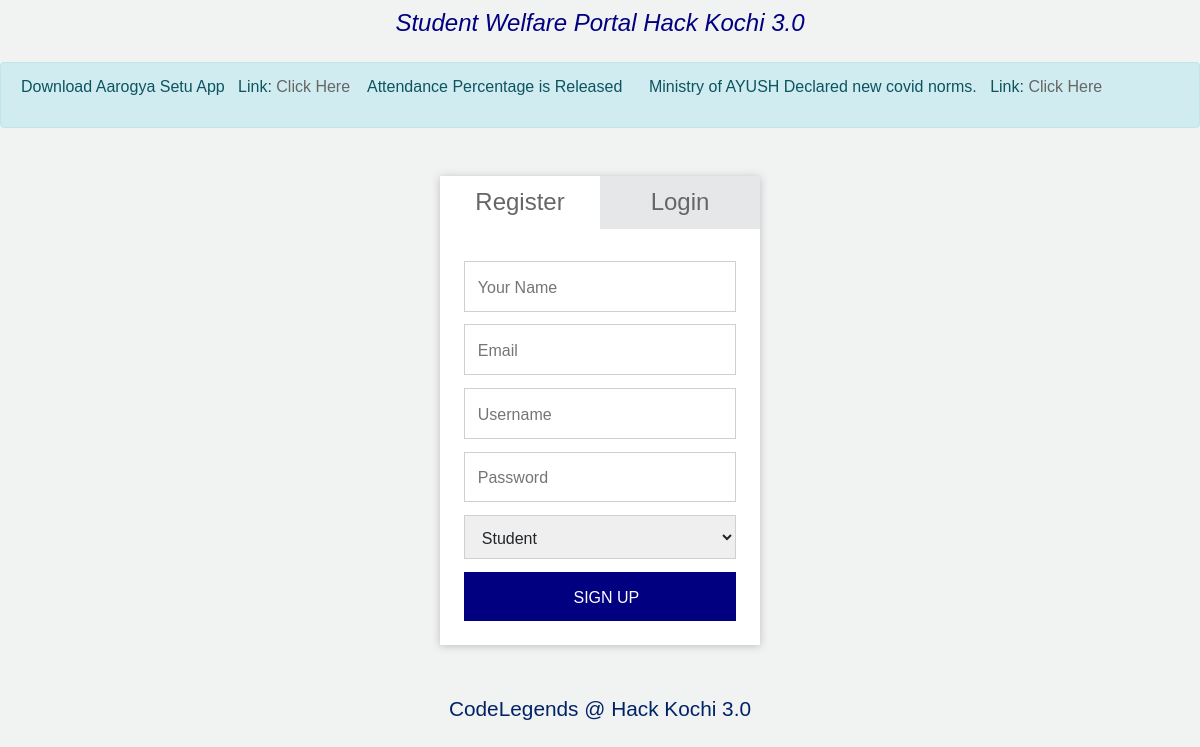
The page / on the database its author committed.
### base/models.py (models this page shows)
class SiteAnnouncement(models.Model):
    message = models.CharField(max_length=500)
    link_exist = models.BooleanField()
    link = models.CharField(max_length=500,null=True,blank=True)
    date = models.DateField(auto_now_add=True,null=True)

### base/views.py (the view)
# urls.py: path('',views.home,name="home"),
def home(request):
    announcement = SiteAnnouncement.objects.all()
    return render(request,'home.html',{'announcement':announcement})

### templates/home.html (shortened to what this page needs)
{% load static%}
{% load google_translate %}
<!DOCTYPE html>
<html lang="en">
<head>
    <link rel="stylesheet" href="https://cdn.jsdelivr.net/npm/bootstrap@4.5.3/dist/css/bootstrap.min.css">
    <link rel="stylesheet" href="{% static 'home.css' %}">
    <link rel="stylesheet" href="https://cdnjs.cloudflare.com/ajax/libs/font-awesome/5.14.0/css/all.css">
</head>
<body>
    <p class="introHead">Student Welfare Portal Hack Kochi 3.0</p>
    <div class="alert alert-info">
    <marquee behavior="" direction="">
            <p>
                {%for item in announcement%}
                {{item.message}}&nbsp;&nbsp;{% if item.link_exist == True %} Link: <a href="{{item.link}}">Click Here</a>{% endif %} &nbsp;&nbsp;
                {%endfor%}
            </p>
    </marquee>
    </div>
    {% if request.user.is_authenticated == False%}
    <div class="form-wrap">
        <div class="tabs">
            <h4 class="signup-tab"><a class="active" href="#signup-tab-content">Register</a></h4>
            <h4 class="login-tab"><a href="#login-tab-content">Login</a></h4>
        </div>
        <div class="tabs-content">
            <div id="signup-tab-content" class="active">
                <form class="signup-form" action="/register" method="POST">
                    <input type="text" class="input" id="user_name" name="first_name" placeholder="Your Name">
                    <input type="email" class="input" id="user_email" name="email"  placeholder="Email">
                    <input type="text" class="input" id="user_name" name="username" placeholder="Username">
                    <input type="password" class="input" id="user_pass" name="password" placeholder="Password">
                    <select name="account_type" class="input" id="user_type" id="acc">
                        <option value="Student">Student</option>
                    </select>
                    <input type="submit" class="button" value="Sign Up">
                </form>
            </div>
        </div>
    </div>
    {%endif%}
    <div class="footer">
        CodeLegends @ Hack Kochi 3.0
    </div>
</body>
</html>

### static/home.css (style rules this page uses)
.introHead { text-align: center; font-size: x-large; font-style: oblique; padding: 5px; font-family: 'Gill Sans', sans-serif; color: #000080; }
* { margin: 0; padding: 0; }
a { color: #666; text-decoration: none; }
input { font: 16px/26px "Raleway", sans-serif; }
body { background-color: #f1f2f2; font-family: "Comic Sans MS", sans-serif; }
.form-wrap { background-color: #fff; width: 320px; margin: 3em auto; box-shadow: 0px 1px 8px #BEBEBE; -webkit-box-shadow: 0px 1px 8px #BEBEBE; -moz-box-shadow: 0px 1px 8px #BEBEBE; }
.form-wrap .tabs { overflow: hidden; }
.form-wrap .tabs h4 { float: left; width: 50%; }
.form-wrap .tabs h4 a { padding: 0.5em 0; text-align: center; font-weight: 400; background-color: #e6e7e8; display: block; color: #666; }
.form-wrap .tabs h4 a.active { background-color: #fff; }
.form-wrap .tabs-content { padding: 1.5em; }
.form-wrap .tabs-content div[id$="tab-content"] { display: none; }
.form-wrap .tabs-content .active { display: block !important; }
.form-wrap form .input { box-sizing: border-box; -moz-box-sizing: border-box; color: inherit; font-family: inherit; padding: .8em 0 10px .8em; border: 1px solid #CFCFCF; outline: 0; display: inline-block; margin: 0 0 .8em 0; padding-right: 2em; width: 100%; }
.form-wrap form .button { width: 100%; padding: .8em 0 10px .8em; background-color: #000080; border: none; color: #fff; cursor: pointer; text-transform: uppercase; }
.footer { font-weight: 400; font-size: 1.3em; left: 0; bottom: 0; width: 100%; color: #002366; text-align: center; }

### rows shown on the page
SiteAnnouncement: message "Download Aarogya Setu App"
SiteAnnouncement: message "Attendance Percentage is Released"
SiteAnnouncement: message "Ministry of AYUSH Declared new covid norms."
